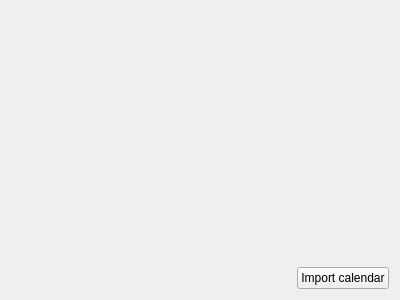
<?xml version="1.0" encoding="UTF-8"?>
<ui version="4.0">
 <class>ImportCalendarPage</class>
 <widget class="QWidget" name="ImportCalendarPage">
  <property name="geometry">
   <rect>
    <x>0</x>
    <y>0</y>
    <width>400</width>
    <height>300</height>
   </rect>
  </property>
  <layout class="QVBoxLayout" name="verticalLayout">
   <item>
    <widget class="KPIM::CustomLogWidget" name="logCalendar" native="true"/>
   </item>
   <item>
    <layout class="QHBoxLayout" name="horizontalLayout">
     <item>
      <spacer name="horizontalSpacer">
       <property name="orientation">
        <enum>Qt::Horizontal</enum>
       </property>
       <property name="sizeHint" stdset="0">
        <size>
         <width>40</width>
         <height>20</height>
        </size>
       </property>
      </spacer>
     </item>
     <item>
      <widget class="QPushButton" name="importCalendar">
       <property name="text">
        <string>Import calendar</string>
       </property>
      </widget>
     </item>
    </layout>
   </item>
  </layout>
 </widget>
 <resources/>
 <connections/>
 <customwidgets>
  <customwidget>
   <class>KPIM::CustomLogWidget</class>
   <extends>QWidget</extends>
   <header location="global">Libkdepim/CustomLogWidget</header>
   <container>1</container>
  </customwidget>
 </customwidgets>
</ui>
